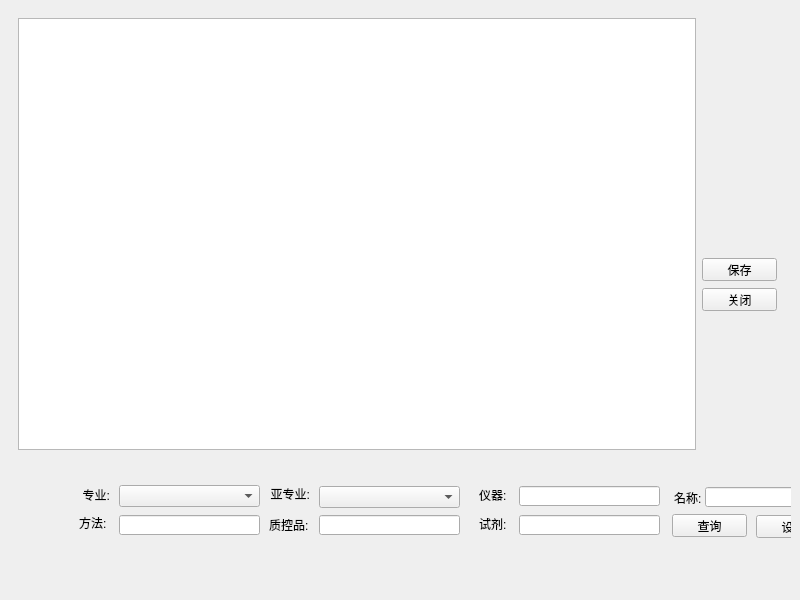
<?xml version="1.0" encoding="UTF-8"?>
<ui version="4.0">
 <class>NewProjectBatch</class>
 <widget class="QMainWindow" name="NewProjectBatch">
  <property name="geometry">
   <rect>
    <x>0</x>
    <y>0</y>
    <width>800</width>
    <height>600</height>
   </rect>
  </property>
  <property name="windowTitle">
   <string>新建项目</string>
  </property>
  <property name="windowIcon">
   <iconset resource="../Icon.qrc">
    <normaloff>:/images/clipboard.png</normaloff>:/images/clipboard.png</iconset>
  </property>
  <widget class="QWidget" name="centralwidget">
   <layout class="QVBoxLayout" name="verticalLayout">
    <item>
     <widget class="QWidget" name="widget_1" native="true">
      <layout class="QHBoxLayout" name="horizontalLayout">
       <item>
        <widget class="QTableWidget" name="table"/>
       </item>
       <item>
        <widget class="QWidget" name="widget_2" native="true">
         <property name="minimumSize">
          <size>
           <width>80</width>
           <height>0</height>
          </size>
         </property>
         <widget class="QPushButton" name="btnAdd">
          <property name="geometry">
           <rect>
            <x>10</x>
            <y>150</y>
            <width>32</width>
            <height>32</height>
           </rect>
          </property>
          <property name="text">
           <string/>
          </property>
          <property name="icon">
           <iconset resource="../Icon.qrc">
            <normaloff>:/images/add_big.png</normaloff>:/images/add_big.png</iconset>
          </property>
          <property name="iconSize">
           <size>
            <width>32</width>
            <height>32</height>
           </size>
          </property>
          <property name="flat">
           <bool>true</bool>
          </property>
         </widget>
         <widget class="QPushButton" name="btnDelete">
          <property name="geometry">
           <rect>
            <x>10</x>
            <y>190</y>
            <width>32</width>
            <height>32</height>
           </rect>
          </property>
          <property name="text">
           <string/>
          </property>
          <property name="icon">
           <iconset resource="../Icon.qrc">
            <normaloff>:/images/delete_big.png</normaloff>:/images/delete_big.png</iconset>
          </property>
          <property name="iconSize">
           <size>
            <width>32</width>
            <height>32</height>
           </size>
          </property>
          <property name="flat">
           <bool>true</bool>
          </property>
         </widget>
         <widget class="QPushButton" name="btnOK">
          <property name="geometry">
           <rect>
            <x>0</x>
            <y>240</y>
            <width>75</width>
            <height>23</height>
           </rect>
          </property>
          <property name="text">
           <string>保存</string>
          </property>
         </widget>
         <widget class="QPushButton" name="btnCancel">
          <property name="geometry">
           <rect>
            <x>0</x>
            <y>270</y>
            <width>75</width>
            <height>23</height>
           </rect>
          </property>
          <property name="text">
           <string>关闭</string>
          </property>
         </widget>
        </widget>
       </item>
      </layout>
     </widget>
    </item>
    <item>
     <widget class="QWidget" name="widget_3" native="true">
      <property name="minimumSize">
       <size>
        <width>0</width>
        <height>80</height>
       </size>
      </property>
      <property name="maximumSize">
       <size>
        <width>16777215</width>
        <height>80</height>
       </size>
      </property>
      <widget class="QLabel" name="label_6">
       <property name="geometry">
        <rect>
         <x>70</x>
         <y>50</y>
         <width>81</width>
         <height>16</height>
        </rect>
       </property>
       <property name="text">
        <string>方法:</string>
       </property>
      </widget>
      <widget class="QLabel" name="label_2">
       <property name="geometry">
        <rect>
         <x>220</x>
         <y>21</y>
         <width>81</width>
         <height>16</height>
        </rect>
       </property>
       <property name="text">
        <string>亚专业:</string>
       </property>
       <property name="alignment">
        <set>Qt::AlignRight|Qt::AlignTrailing|Qt::AlignVCenter</set>
       </property>
      </widget>
      <widget class="QComboBox" name="inputCategory">
       <property name="geometry">
        <rect>
         <x>310</x>
         <y>21</y>
         <width>141</width>
         <height>22</height>
        </rect>
       </property>
      </widget>
      <widget class="QComboBox" name="inputSubject">
       <property name="geometry">
        <rect>
         <x>110</x>
         <y>20</y>
         <width>141</width>
         <height>22</height>
        </rect>
       </property>
      </widget>
      <widget class="QLabel" name="label_3">
       <property name="geometry">
        <rect>
         <x>50</x>
         <y>20</y>
         <width>51</width>
         <height>20</height>
        </rect>
       </property>
       <property name="text">
        <string>专业:</string>
       </property>
       <property name="alignment">
        <set>Qt::AlignRight|Qt::AlignTrailing|Qt::AlignVCenter</set>
       </property>
      </widget>
      <widget class="QLabel" name="lblTestTypeInfo">
       <property name="geometry">
        <rect>
         <x>470</x>
         <y>20</y>
         <width>31</width>
         <height>20</height>
        </rect>
       </property>
       <property name="text">
        <string>仪器:</string>
       </property>
       <property name="alignment">
        <set>Qt::AlignLeading|Qt::AlignLeft|Qt::AlignVCenter</set>
       </property>
      </widget>
      <widget class="QLineEdit" name="inputMethodName">
       <property name="geometry">
        <rect>
         <x>110</x>
         <y>50</y>
         <width>141</width>
         <height>20</height>
        </rect>
       </property>
      </widget>
      <widget class="QLineEdit" name="inputDeviceName">
       <property name="geometry">
        <rect>
         <x>510</x>
         <y>21</y>
         <width>141</width>
         <height>20</height>
        </rect>
       </property>
      </widget>
      <widget class="QLabel" name="inputDescription">
       <property name="geometry">
        <rect>
         <x>340</x>
         <y>76</y>
         <width>201</width>
         <height>16</height>
        </rect>
       </property>
       <property name="text">
        <string/>
       </property>
       <property name="alignment">
        <set>Qt::AlignRight|Qt::AlignTrailing|Qt::AlignVCenter</set>
       </property>
      </widget>
      <widget class="QLabel" name="label_7">
       <property name="geometry">
        <rect>
         <x>260</x>
         <y>52</y>
         <width>81</width>
         <height>16</height>
        </rect>
       </property>
       <property name="text">
        <string>质控品:</string>
       </property>
      </widget>
      <widget class="QLineEdit" name="inputReagentName">
       <property name="geometry">
        <rect>
         <x>510</x>
         <y>50</y>
         <width>141</width>
         <height>20</height>
        </rect>
       </property>
      </widget>
      <widget class="QLabel" name="lblTestTypeInfo_2">
       <property name="geometry">
        <rect>
         <x>470</x>
         <y>49</y>
         <width>31</width>
         <height>20</height>
        </rect>
       </property>
       <property name="text">
        <string>试剂:</string>
       </property>
       <property name="alignment">
        <set>Qt::AlignLeading|Qt::AlignLeft|Qt::AlignVCenter</set>
       </property>
      </widget>
      <widget class="QLineEdit" name="inputMaterialName">
       <property name="geometry">
        <rect>
         <x>310</x>
         <y>50</y>
         <width>141</width>
         <height>20</height>
        </rect>
       </property>
      </widget>
      <widget class="QPushButton" name="pushButton">
       <property name="geometry">
        <rect>
         <x>663</x>
         <y>49</y>
         <width>75</width>
         <height>23</height>
        </rect>
       </property>
       <property name="text">
        <string>查询</string>
       </property>
      </widget>
      <widget class="QPushButton" name="btnConfigColumn">
       <property name="geometry">
        <rect>
         <x>747</x>
         <y>50</y>
         <width>75</width>
         <height>23</height>
        </rect>
       </property>
       <property name="text">
        <string>设置</string>
       </property>
      </widget>
      <widget class="QLabel" name="lblTestTypeInfo_3">
       <property name="geometry">
        <rect>
         <x>665</x>
         <y>23</y>
         <width>31</width>
         <height>20</height>
        </rect>
       </property>
       <property name="text">
        <string>名称:</string>
       </property>
       <property name="alignment">
        <set>Qt::AlignLeading|Qt::AlignLeft|Qt::AlignVCenter</set>
       </property>
      </widget>
      <widget class="QLineEdit" name="inputName">
       <property name="geometry">
        <rect>
         <x>696</x>
         <y>22</y>
         <width>141</width>
         <height>20</height>
        </rect>
       </property>
      </widget>
     </widget>
    </item>
    <item>
     <widget class="QWidget" name="widget_4" native="true">
      <property name="minimumSize">
       <size>
        <width>0</width>
        <height>40</height>
       </size>
      </property>
      <property name="maximumSize">
       <size>
        <width>16777215</width>
        <height>40</height>
       </size>
      </property>
     </widget>
    </item>
   </layout>
  </widget>
 </widget>
 <tabstops>
  <tabstop>inputSubject</tabstop>
  <tabstop>inputCategory</tabstop>
  <tabstop>inputDeviceName</tabstop>
  <tabstop>inputMethodName</tabstop>
  <tabstop>inputMaterialName</tabstop>
  <tabstop>inputReagentName</tabstop>
  <tabstop>pushButton</tabstop>
  <tabstop>table</tabstop>
  <tabstop>btnAdd</tabstop>
  <tabstop>btnDelete</tabstop>
  <tabstop>btnOK</tabstop>
  <tabstop>btnCancel</tabstop>
 </tabstops>
 <resources>
  <include location="../Icon.qrc"/>
 </resources>
 <connections/>
</ui>
